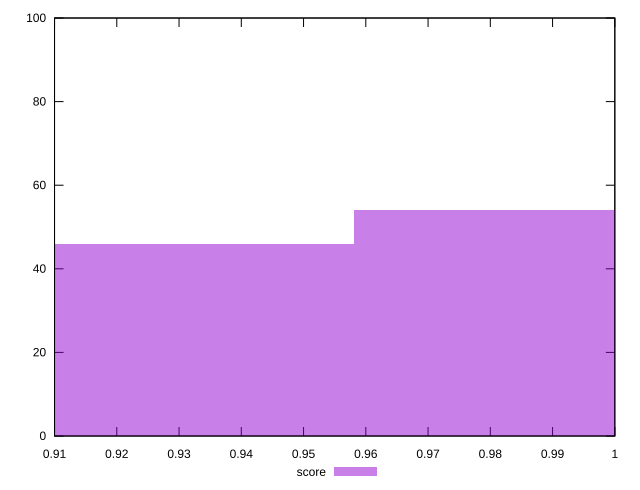

Write gnuplot code to recreate this figure.
reset

$score <<EOF
0.9870746089461581 54
0.9290113966552076 46
EOF

set key outside below
set boxwidth 0.058063212290950475
set xrange [0.91:1]
set yrange [0:100]
set trange [0:100]
set style fill transparent solid 0.5 noborder
set terminal svg size 640, 490 enhanced background rgb 'white'
set output "reports/report_00032_2021-02-25T10-28-15.087Z/largest-contentful-paint/samples/card/score/histogram.svg"

plot $score title "score" with boxes

reset
